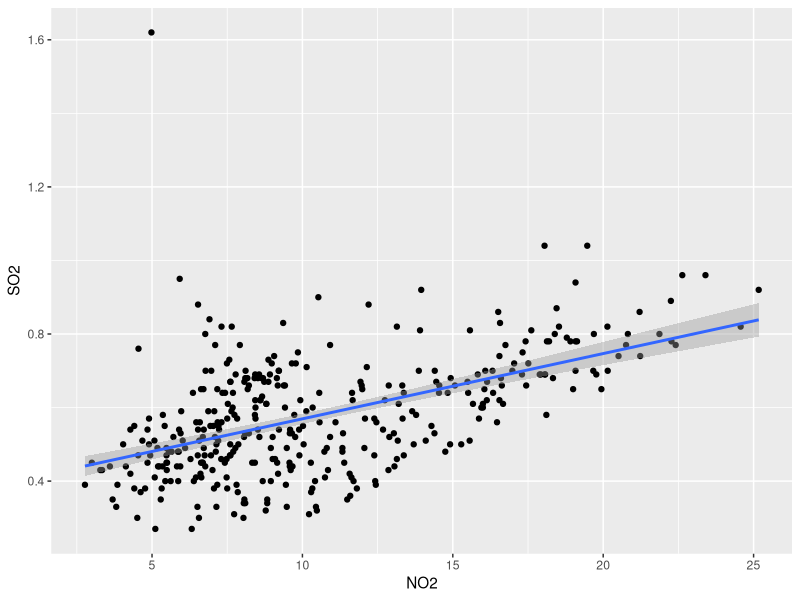
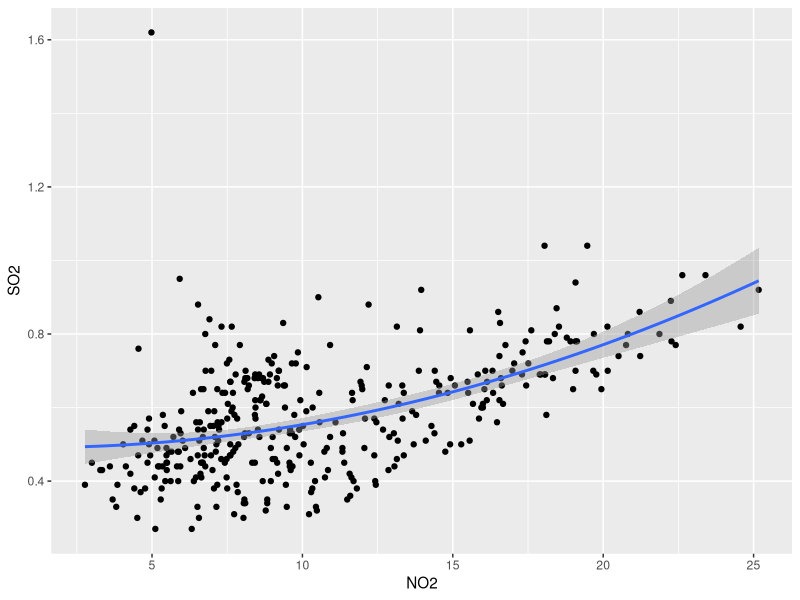
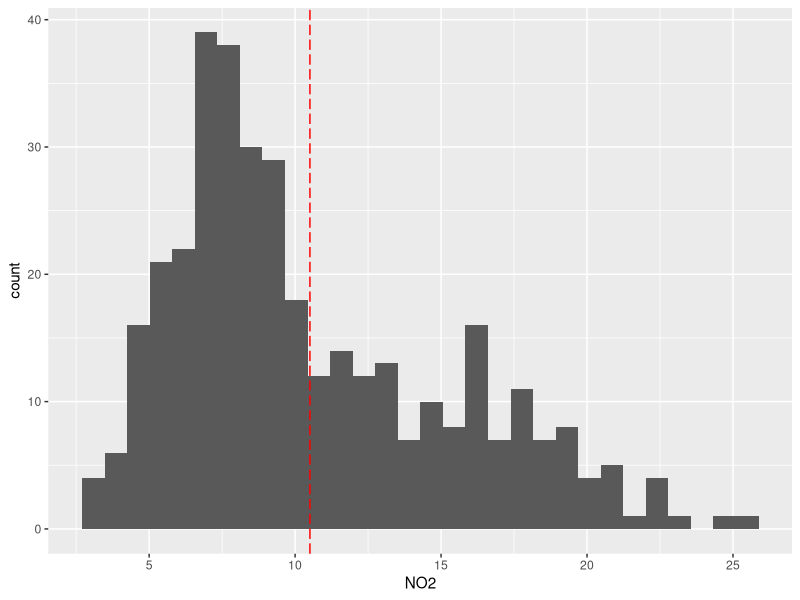
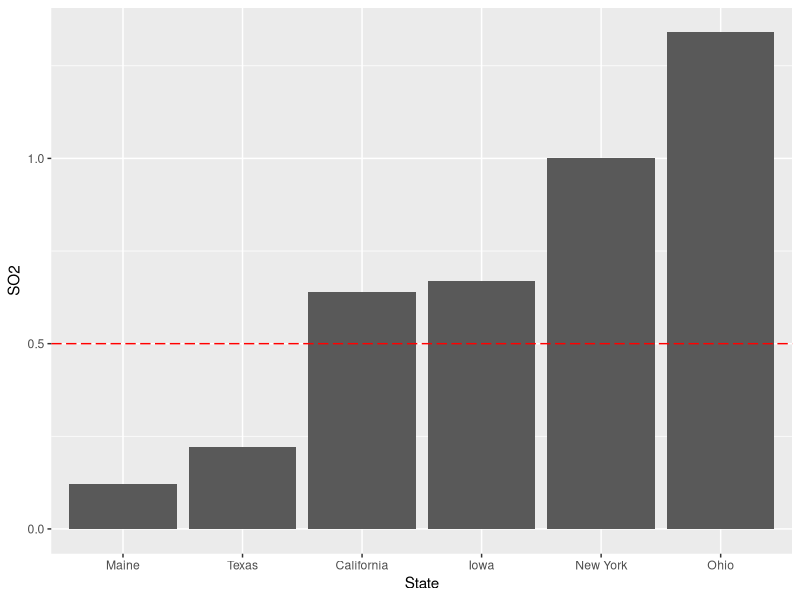

The R source for these figures, in order:
#Import ggplot2
library(ggplot2)

#Set the working directory where the dataset is stored
setwd("E:/OneDrive/R Video Course - Packt/Data")

#Load the dataset in R
Data <- read.table(file="EPA_Data.csv", 
                   sep=",", 
                   header=TRUE, 
                   colClasses=c("Date","factor",rep("numeric",5)), 
                   na.string="NA")


#Here we are goign to use the subsets we created before
California <- Data[Data$State=="California",]

Pollution_1stOct2013 <- Data[Data$Date=="2013-10-01",]


#Add a Linear Trend Line
ggplot(data=California, aes(x=NO2, y=SO2)) +
  geom_point() +
  geom_smooth(method = "lm", se = TRUE)



#Add a quadratic Trend Line
ggplot(data=California, aes(x=NO2, y=SO2)) +
  geom_point() +
  geom_smooth(method = "lm", formula=y ~ poly(x, 2), se = TRUE)



#Add Vertical Lines
ggplot(data=California, aes(NO2)) + 
  geom_histogram() +
  geom_vline(xintercept = mean(California$NO2),
             color="red",
             linetype = "longdash")
#More info on the line types available can be found here:
#http://sape.inf.usi.ch/quick-reference/ggplot2/linetype



#Add Horizontal Lines
ordered <- Pollution_1stOct2013[order(Pollution_1stOct2013$SO2),]

ggplot(data=Pollution_1stOct2013, aes(x=State, y=SO2)) +
  geom_bar(stat="identity") +
  scale_x_discrete(limits=ordered$State) +
  geom_hline(yintercept = 0.5,
             color="red",
             linetype = "longdash")
